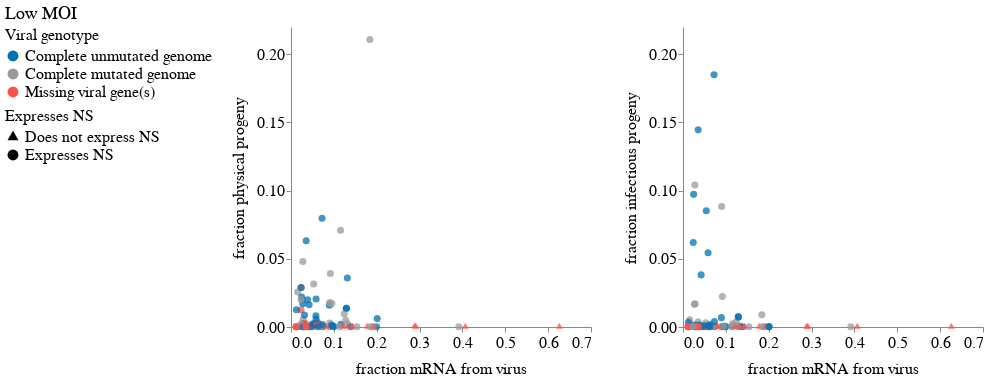

Here is the notebook cell this chart was saved with:
### Markdown cell above
Plot low MOI sample

### Code cell
# Files and variables
lowMOI_transcription_progeny_file = figure_dir+'/'+'lowMOI_transcription_progeny_plot.svg'
lowMOI_transcription_progeny_interactive_file = 'docs/_includes/lowMOI_transcription_progeny_interactive.html'

# Colors and shapes
genome_label_values = ["Complete unmutated genome",
                 "Complete mutated genome",
                 "Missing viral gene(s)"]
genome_label_colors = ["#0072B2", "#999999", "#FF5349"] # Verified cb-readable

# Selectors
genotype_selector = alt.selection_single(
    fields=["genome_label"],
    bind=alt.binding_select(
        name="Viral genotype\t",
        options=[None,
                 "Complete unmutated genome",
                 "Complete mutated genome",
                 "Missing viral gene(s)"],
        labels=["All genomes",
                "Complete unmutated genome",
                "Complete mutated genome",
                "Missing viral gene(s)"]
    ),
)

# Build charts
lowMOI_transcription_progeny_charts = []
for freq_col in freq_cols:
    lowMOI_transcription_progeny_charts.append(
        alt.Chart(transcription_progeny_df.query(f'sample == "lowMOI"'))
        .encode(
            x=alt.X("frac_viral_UMIs_adjusted",
                    scale=alt.Scale(domain=(0, 0.7)),
                    axis=alt.Axis(title='fraction mRNA from virus')),
            y=alt.Y(freq_col,
                    sort=[False, True],
                    scale=alt.Scale(domain=(0, 0.22), bins=[0,0.05,0.1,0.15,0.2]),
                    axis=alt.Axis(title=f'{y_label[freq_col]}')),
            tooltip=["cell_barcode", alt.Tooltip("frac_viral_UMIs", format='.2g'),
                     "total_UMIs", "missing_viral_genes",
#                     "mutated_genes",
                     *[alt.Tooltip(c, format='.2g') for c in freq_cols],
#                     "viral_mutations", "mutation_support",
                    ],
            color=alt.Color("genome_label",
                            legend=alt.Legend(title="Viral genotype",
                                              orient='left',
                                              direction='vertical',
                                              titleFontSize=16,
                                              titleFontWeight="normal",
                                              titleAnchor='start',
                                              labelFontSize=16,
                                              symbolStrokeWidth=0,
                                              symbolSize=120,
                                              labelLimit=300),
                            scale=alt.Scale(domain=genome_label_values,
                                            range=genome_label_colors)),
            shape=alt.Shape("present_fluNS_string",
                            legend=alt.Legend(title="Expresses NS",
                                              orient='left',
                                              direction='vertical',
                                              titleFontSize=16,
                                              titleFontWeight="normal",
                                              titleAnchor='start',
                                              labelFontSize=16,
                                              symbolStrokeWidth=0,
                                              symbolSize=120),
                            scale=alt.Scale(domain=present_fluNS_values,
                                            range=present_fluNS_shapes)),
            strokeWidth=alt.condition(cell_selector, alt.value(2), alt.value(0)),
            opacity=alt.condition(
                cell_selector,
                alt.value(1),
                alt.value(0.75),
            ),
            size=alt.value(50),
        )
        .mark_point(filled=True, stroke="black")
        .properties(width=300, height=300)
    )
               
row1 = (alt.hconcat(*lowMOI_transcription_progeny_charts[0:2],
                    spacing=30))

lowMOI_transcription_progeny_plot = (
    (row1)
    .configure_view(strokeWidth=0)
    .add_selection(cell_selector,
                   genotype_selector,
                   NS_selector)
    .transform_filter(genotype_selector)
    .transform_filter(NS_selector)
    .configure_axis(grid=False,
                    titleFontSize=16,
                    titleFontWeight="normal",
                    labelFontSize=16,
                    titlePadding=10)
    .properties(title="Low MOI")
    .configure_title(anchor='start',
                     fontSize=18,
                     fontWeight="normal")
)

display(lowMOI_transcription_progeny_plot)
altair_saver.save(lowMOI_transcription_progeny_plot, lowMOI_transcription_progeny_file)
lowMOI_transcription_progeny_plot.save(lowMOI_transcription_progeny_interactive_file)
